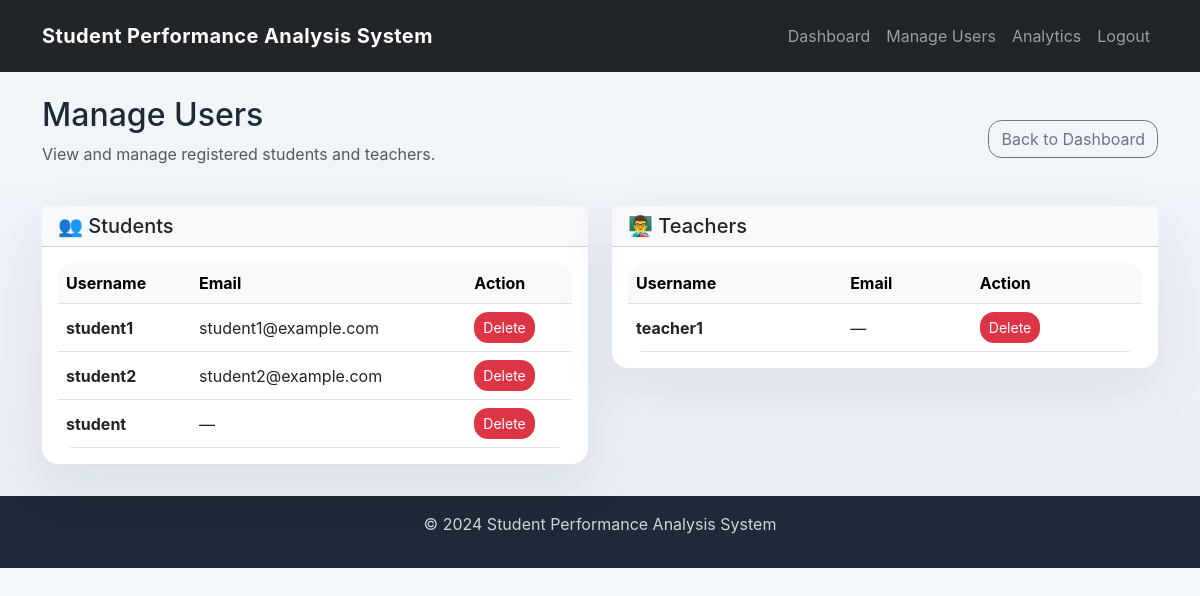
The app's page /admin/manage_users (signed in), older data.
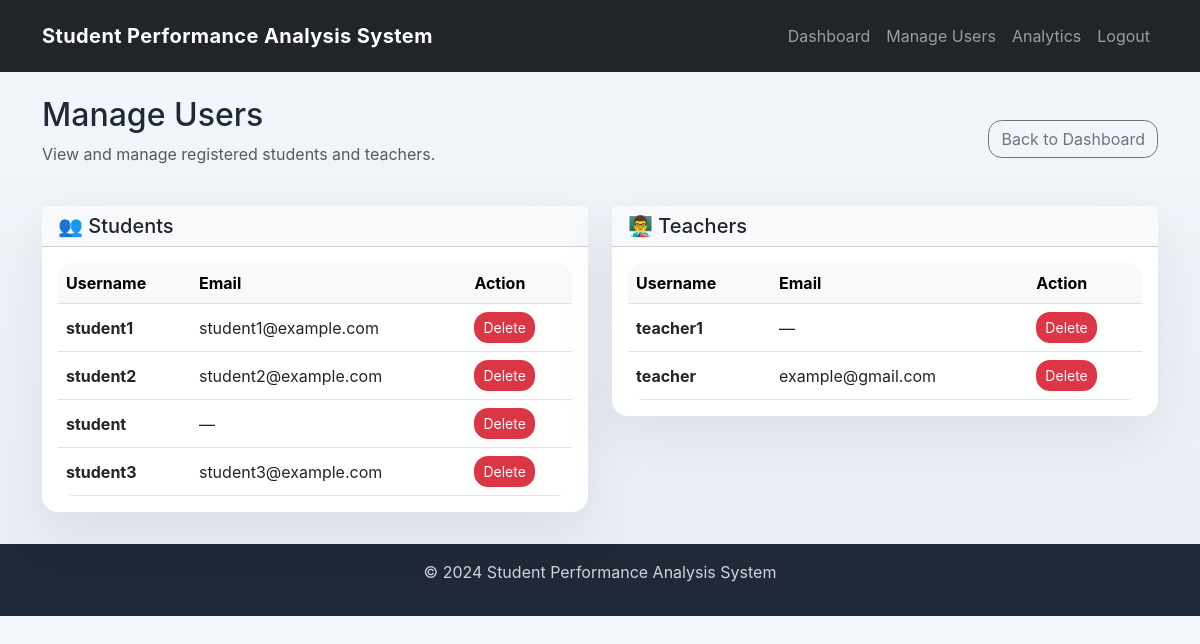
The same page, newer data.
### tables this page shows
CREATE TABLE users (
        id INTEGER PRIMARY KEY AUTOINCREMENT,
        username TEXT UNIQUE NOT NULL,
        password TEXT NOT NULL,
        role TEXT NOT NULL,
        email TEXT,
        created_at TIMESTAMP DEFAULT CURRENT_TIMESTAMP
    );

### routes/admin_routes.py (the view)
@admin_bp.route('/manage_users')
def manage_users():
    students = user_model.get_all_users_by_role('student')
    teachers = user_model.get_all_users_by_role('teacher')
    return render_template('manage_users.html', students=students, teachers=teachers)

### models/user_model.py (called while the page is built)
    def get_all_users_by_role(self, role):
        conn = sqlite3.connect(self.db_path)
        cursor = conn.cursor()
        cursor.execute("SELECT id, username, email FROM users WHERE role = ?", (role,))
        users = cursor.fetchall()
        conn.close()
        return [{'id': u[0], 'username': u[1], 'email': u[2]} for u in users]

### routes/admin_routes.py (called while the page is built)
@admin_bp.before_request
def require_admin():
    if 'user_id' not in session or session.get('role') != 'admin':
        return redirect(url_for('auth.login'))

### templates/manage_users.html (shortened to what this page needs)
{% extends "base.html" %}
{% block content %}
<div class="row mb-4">
    <div class="col-12">
        <div class="d-flex justify-content-between align-items-center">
            <div>
                <h2>Manage Users</h2>
                <p class="text-muted">View and manage registered students and teachers.</p>
            </div>
            <a href="{{ url_for('admin.dashboard') }}" class="btn btn-outline-secondary">Back to Dashboard</a>
        </div>
    </div>
</div>
<div class="row g-4">
    <div class="col-lg-6">
        <div class="card">
            <div class="card-header bg-light">
                <h5 class="card-title mb-0">👥 Students</h5>
            </div>
            <div class="card-body">
                {% if students %}
                    <div class="table-responsive">
                        <table class="table table-hover align-middle mb-0">
                            <thead class="table-light">
                                <tr>
                                    <th>Username</th>
                                    <th>Email</th>
                                    <th>Action</th>
                                </tr>
                            </thead>
                            <tbody>
                                {% for student in students %}
                                    <tr>
                                        <td><strong>{{ student.username }}</strong></td>
                                        <td>{{ student.email or '—' }}</td>
                                        <td>
                                            <a href="{{ url_for('admin.delete_user', user_id=student.id) }}" class="btn btn-sm btn-danger" onclick="return confirm('Are you sure you want to delete {{ student.username }}?')">Delete</a>
                                        </td>
                                    </tr>
                                {% endfor %}
                            </tbody>
                        </table>
                    </div>
                {% else %}
                    <p class="text-muted text-center py-3">No students registered yet.</p>
                {% endif %}
            </div>
        </div>
    </div>
    <div class="col-lg-6">
        <div class="card">
            <div class="card-header bg-light">
                <h5 class="card-title mb-0">👨‍🏫 Teachers</h5>
            </div>
            <div class="card-body">
                {% if teachers %}
                    <div class="table-responsive">
                        <table class="table table-hover align-middle mb-0">
                            <thead class="table-light">
                                <tr>
                                    <th>Username</th>
                                    <th>Email</th>
                                    <th>Action</th>
                                </tr>
                            </thead>
                            <tbody>
                                {% for teacher in teachers %}
                                    <tr>
                                        <td><strong>{{ teacher.username }}</strong></td>
                                        <td>{{ teacher.email or '—' }}</td>
                                        <td>
                                            <a href="{{ url_for('admin.delete_user', user_id=teacher.id) }}" class="btn btn-sm btn-danger" onclick="return confirm('Are you sure you want to delete {{ teacher.username }}?')">Delete</a>
                                        </td>
                                    </tr>
                                {% endfor %}
                            </tbody>
                        </table>
                    </div>
                {% else %}
                    <p class="text-muted text-center py-3">No teachers registered yet.</p>
                {% endif %}
            </div>
        </div>
    </div>
</div>
{% endblock %}

### templates/base.html (shortened to what this page needs)
<!DOCTYPE html>
<html lang="en">
<head>
    <link href="https://cdn.jsdelivr.net/npm/bootstrap@5.3.0/dist/css/bootstrap.min.css" rel="stylesheet">
    <link rel="stylesheet" href="https://cdnjs.cloudflare.com/ajax/libs/font-awesome/6.0.0/css/all.min.css">
    <link rel="stylesheet" href="{{ url_for('static', filename='css/style.css') }}">
</head>
<body>
    <header>
        <nav class="navbar navbar-expand-lg navbar-dark bg-dark">
            <div class="container">
                <a class="navbar-brand" href="#">Student Performance Analysis System</a>
                <div class="collapse navbar-collapse" id="navbarNav">
                    <ul class="navbar-nav ms-auto">
                        {% if session.role == 'student' %}
                            <li class="nav-item"><a class="nav-link" href="{{ url_for('student.dashboard') }}">Dashboard</a></li>
                            <li class="nav-item"><a class="nav-link" href="{{ url_for('student.select_subjects') }}">My Subjects</a></li>
                            <li class="nav-item"><a class="nav-link" href="{{ url_for('student.analytics') }}">Analytics</a></li>
                            <li class="nav-item"><a class="nav-link" href="{{ url_for('logout') }}">Logout</a></li>
                        {% elif session.role == 'teacher' %}
                            <li class="nav-item"><a class="nav-link" href="{{ url_for('teacher.dashboard') }}">Dashboard</a></li>
                            <li class="nav-item"><a class="nav-link" href="{{ url_for('teacher.analytics') }}">Analytics</a></li>
                            <li class="nav-item"><a class="nav-link" href="{{ url_for('logout') }}">Logout</a></li>
                        {% elif session.role == 'admin' %}
                            <li class="nav-item"><a class="nav-link" href="{{ url_for('admin.dashboard') }}">Dashboard</a></li>
                            <li class="nav-item"><a class="nav-link" href="{{ url_for('admin.manage_users') }}">Manage Users</a></li>
                            <li class="nav-item"><a class="nav-link" href="{{ url_for('admin.analytics') }}">Analytics</a></li>
                            <li class="nav-item"><a class="nav-link" href="{{ url_for('logout') }}">Logout</a></li>
                        {% else %}
                            <li class="nav-item"><a class="nav-link" href="{{ url_for('auth.login') }}">Login</a></li>
                        {% endif %}
                    </ul>
                </div>
            </div>
        </nav>
    </header>
    <main class="container mt-4">
        {% block content %}{% endblock %}
    </main>
    <footer>
        <p>&copy; 2024 Student Performance Analysis System</p>
    </footer>
</body>
</html>

### static/css/style.css (style rules this page uses)
body { font-family: 'Inter', system-ui, -apple-system, BlinkMacSystemFont, 'Segoe UI', sans-serif; background: linear-gradient(180deg, #f4f7fb 0%, #e8edf5 100%); color: #1f2937; }
header { margin-bottom: 1.5rem; }
footer { background: #1f2937; color: #d1d5db; text-align: center; padding: 1rem 0; margin-top: 2rem; }
.navbar { min-height: 72px; }
.navbar-brand { font-weight: 700; letter-spacing: 0.02em; }
.card { border: none; border-radius: 1rem; box-shadow: 0 20px 60px rgba(15, 23, 42, 0.08); }
body .card { background: #ffffff; }
.btn { border-radius: 0.85rem; }
.table { border-radius: 1rem; overflow: hidden; }
.table th, .table td { vertical-align: middle; }

Row changes from the older to the newer data that the page shows:
added users: username "student3", email "student3@example.com", shown under "👥 Students"
added users: username "teacher", email "example@gmail.com", shown under "👨‍🏫 Teachers"
